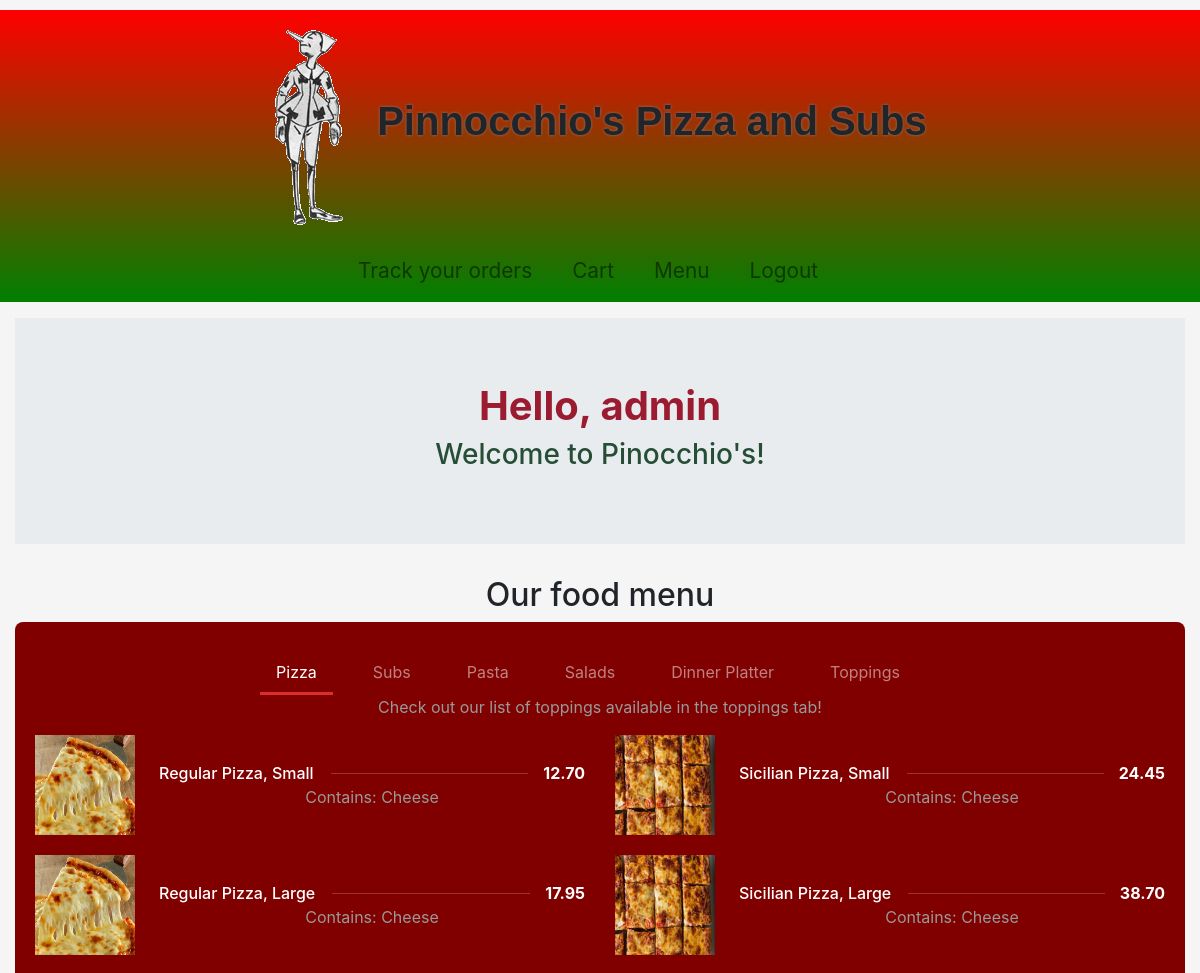
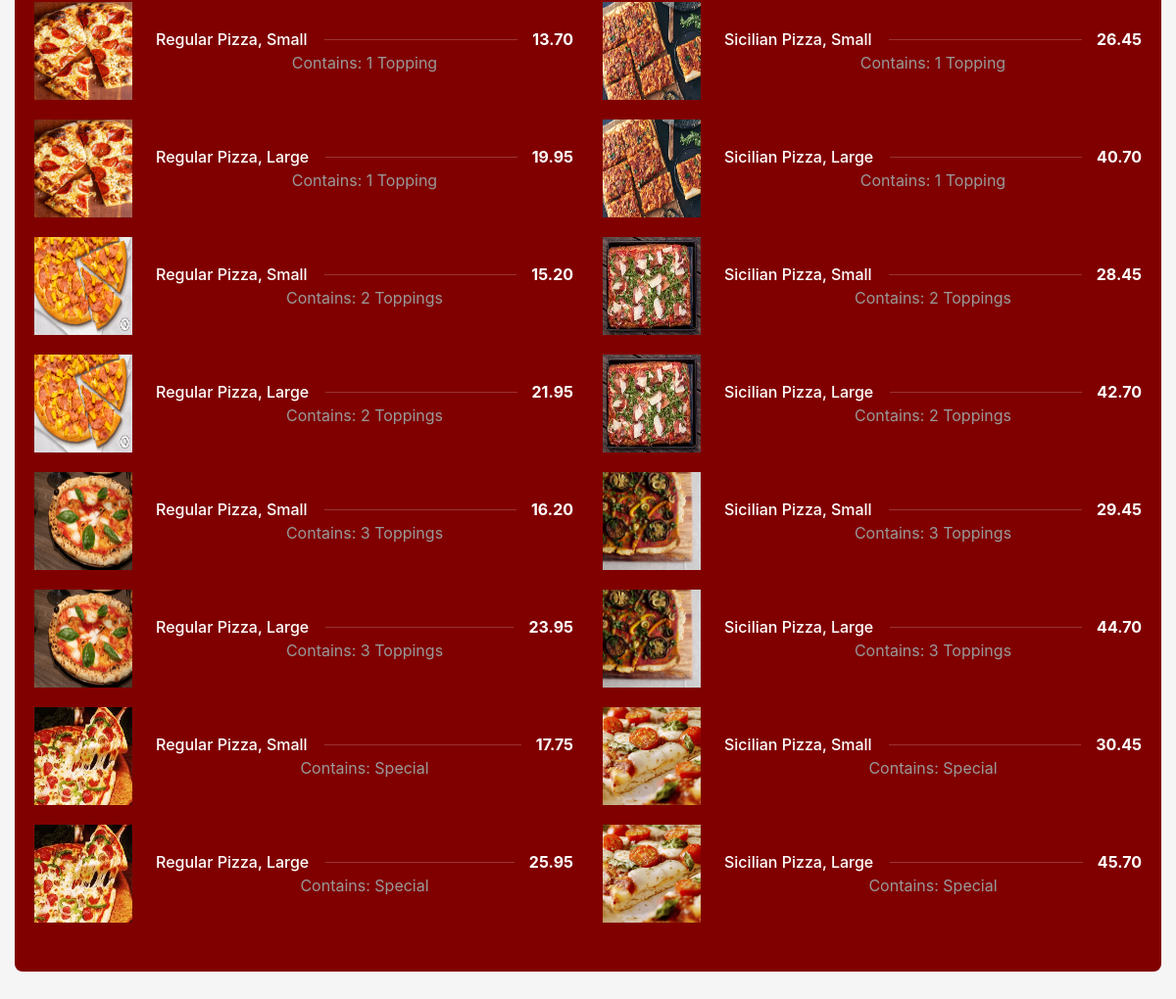
The app's page / (signed in) with its own data (2 pictures, top to bottom).
### orders/models.py (models this page shows)
class pizza(models.Model):
    Category = models.CharField(max_length=5,default='Pizza')
    Type =  models.CharField(max_length=30)
    Size = models.CharField(max_length=5) #Big or Small
    Details = models.CharField(max_length=10) #Cheese, 1,2,or 3 toppings, special
    Price = models.DecimalField(max_digits=4, decimal_places=2)

### orders/views.py (the view)
# urls.py: path("", views.index, name="index"),
def index(request):
    if not request.user.is_authenticated:
        return render(request,"login.html")
    pizza_entries = list(pizza.objects.all()) #force list to split half
    half = int(math.ceil(len(pizza_entries)/2))
    pizza1 = pizza_entries[:half]
    pizza2 = pizza_entries[half:]
    sub_entries = list(sub.objects.all()) #force list to split half
    half = int(math.ceil(len(sub_entries)/2))
    sub1 = sub_entries[:half]
    sub2 = sub_entries[half:]
    pasta_entries = list(pasta.objects.all()) #force list to split half
    half = int(math.ceil(len(pasta_entries)/2))
    pasta1 = pasta_entries[:half]
    pasta2 = pasta_entries[half:]
    salads_entries = list(salads.objects.all()) #force list to split half
    half = int(math.ceil(len(salads_entries)/2))
    salads1 = salads_entries[:half]
    salads2 = salads_entries[half:]
    dinnerPlatters_entries = list(dinnerPlatters.objects.all()) #force list to split half
    half = int(math.ceil(len(dinnerPlatters_entries)/2))
    dinnerPlatters1 = dinnerPlatters_entries[:half]
    dinnerPlatters2 = dinnerPlatters_entries[half:]
    toppings_entries = toppings.objects.all()
    half = int(math.ceil(len(toppings_entries)/2))
    toppings1 = toppings_entries[:half]
    toppings2 = toppings_entries[half:]
    order_entry = order.objects.filter(Name = request.user, Submitted= False)
    context = {
        "user" : request.user,
        "pizza1":  pizza1,
        "pizza2":  pizza2,
        "sub1":  sub1,
        "sub2":  sub2,
        "salads1":salads1,
        "salads2":salads2,
        "pasta1":pasta1,
        "pasta2":pasta2,
        "dinnerPlatters1":dinnerPlatters1,
        "dinnerPlatters2":dinnerPlatters2,
        "toppings": toppings_entries,
        "toppings1": toppings1,
        "toppings2": toppings2,
        "order_entry": order_entry
    }
    return render(request, 'user.html',context)

### orders/templates/user.html (shortened to what this page needs)
{% extends 'base.html' %}
{% load staticfiles %}
{% block body %}
<body class = 'text-center content_body'>
    <div class="navbar-div">
      <nav class="navbar navbar-expand-sm navbar-light nav-fill justify-content-center">
        <a class="navbar-brand" href="#">
        <img src="{% static 'assets/brand.gif' %}" alt=""></a>
        <h1>Pinnocchio's Pizza and Subs</h1>
      </nav>
      <nav class="navbar navbar-expand-sm navbar-light nav-fill">
        <div class="collapse navbar-collapse justify-content-center"  id="collapsibleNavbar">
          <ul class="navbar-nav">
            <li class="nav-item">
              <a class="nav-link" href="{% url 'trackorders' %}">Track your orders</a>
            </li>
            <li class="nav-item">
              <a class="nav-link" href="{% url 'cart' %}">Cart</a>
            </li>
            <li class="nav-item">
              <a class="nav-link" href="#">Menu</a>
            </li>
            <li class="nav-item">
              <a class="nav-link" href="{% url 'logout' %}">Logout</a>
            </li>
          </ul>
        </div>
      </nav>
    </div>
    <div class="container-fluid">
      <div class="jumbotron jumbotron-fluid">
        <h1><strong>Hello, {{user.username}}</strong></h1>
        <h3>Welcome to Pinocchio's!</h3>
      </div>
    </div>
    <div class="container-fluid" id='Menu'>
      <div class="center-title">
        <h2 >Our food menu</h2>
      </div>
      <div class="foodMenu">
        <div>
          <ul class="nav  tabs-menu-nav justify-content-center mb30" role="tablist">
              <li class="nav-item">
                <a class="nav-link active show" href="#pizza" aria-controls="pizza" data-toggle="tab" aria-selected="true">Pizza</a>
              </li>
              <li class="nav-item">
                <a class="nav-link" href="#Subs" aria-controls="Subs" data-toggle="tab" aria-selected="false">Subs</a>
              </li>
              <li class="nav-item">
                <a class="nav-link" href="#Pasta" aria-controls="Pasta" data-toggle="tab" aria-selected="false">Pasta</a>
              </li>
              <li class="nav-item">
                <a class="nav-link" href="#Salads" aria-controls="Salads" data-toggle="tab" aria-selected="false">Salads</a>
              </li>
              <li class="nav-item">
                <a class="nav-link" href="#dinnerPlatter" aria-controls="dinnerPlatter" data-toggle="tab" aria-selected="false">Dinner Platter</a>
              </li>
              <li class="nav-item">
                <a class="nav-link" href="#Toppings" aria-controls="Toppings" data-toggle="tab" aria-selected="false">Toppings</a>
              </li>
          </ul>
          <div class="tab-content">
              <div role="tabpanel" class="tab-pane fade active show" id="pizza">
                <p class="text-white-gray">Check out our list of toppings available in the toppings tab!</p>
                  <div class="row">
                      <div class="col-md-6 mb20">
                        {% for entry in pizza1 %}
                          <article class="media">
                              <a class = "pizzaEntry" href='#pizza1{{ forloop.counter }}' data-toggle="modal">
                                  <img class="mr-4" width="100" height="100" src="{% static 'assets/'|add:entry.Type|add:'_'|add:entry.Details|add:'.jpg' %}" alt="Menu title">
                              </a>
                            <div class="media-body align-self-center">
                                <div class="d-flex justify-content-between mb10">
                                    <h3 class="align-self-center text-capitalize mb0 h6 text-white font400">{{ entry.Type }}, {{entry.Size}}</h3>
                                    <div class="align-self-center">
                                        <strong class="text-white font700">{{ entry.Price }}</strong>
                                    </div>
                                </div>
                                <p class="mb-0">Contains: {{ entry.Details }}</p>
                            </div>
                          </article>
                        {% endfor %}
                      </div>
                      <div class="col-md-6 mb20">
                        {% for entry in pizza2 %}
                          <article class="media">
                              <a class = "pizzaEntry" href='#pizza2{{ forloop.counter }}' data-toggle="modal">
                                  <img class="mr-4" width="100" height="100" src="{% static 'assets/'|add:entry.Type|add:'_'|add:entry.Details|add:'.jpg' %}" alt="Menu title">
                              </a>
                            <div class="media-body align-self-center">
                                <div class="d-flex justify-content-between mb10">
                                    <h3 class="align-self-center text-capitalize mb0 h6 text-white font400">{{ entry.Type }}, {{entry.Size}}</h3>
                                    <div class="align-self-center">
                                        <strong class="text-white font700">{{ entry.Price }}</strong>
                                    </div>
                                </div>
                                <p class="mb-0">Contains: {{ entry.Details }}</p>
                            </div>
                          </article>
                        {% endfor %}
                      </div>
                  </div>
              </div>
          </div>
        </div>
      </div>
    </div>
</body>
{% endblock %}

### static/style.css (style rules this page uses)
body { display:flex; padding-top: 10px; padding-bottom: 40px; background-color: #f5f5f5; text-align: center; }
.content_body { flex-direction: column; }
.navbar-brand { margin-left:0rem; }
.navbar > h1 { margin-left: 1rem; font-weight: bolder; font-family: Arial, Helvetica, sans-serif; text-shadow: 0 0 3px grey; }
.jumbotron h1 { color: #9B1B30; }
.jumbotron h3 { color: #264E36; }
.jumbotron { text-align: center; }
.navbar-div { margin-left: 0rem; margin-right: 0rem; background-image: linear-gradient(red, green); font-size: 1.3rem; margin-bottom: 1rem; }
.nav-item { margin-right: 1.5rem; }
.foodMenu { padding: 30px 20px; background-color: maroon; border-radius: 8px; }
.foodMenu .media { margin-bottom: 20px; }
.foodMenu .media .d-flex { position: relative; }
.foodMenu .media .d-flex:before { content: ""; position: absolute; left: auto; right: 0; width: 100%; height: 1px; background-color: rgba(255, 255, 255, 0.2); top: 50%; }
.foodMenu .media h3 { position: relative; display: inline-block; margin-bottom: 0; padding-right: 1.07143rem; background-color: maroon; z-index: 2; }
.foodMenu .media strong { background-color: maroon; display: block; padding-left: 15px; z-index: 2; position: relative; }
.tabs-menu-nav > li > a { color: #fff; display: block; font-size: 16px; border-bottom: 3px solid transparent; opacity: 0.5; }
.tabs-menu-nav > li > a.active { opacity: 1; border-bottom-color: #db2e2e; }
.media-body, p { color: #999; }

### records on screen
pizza: Type+Details (picture), Type "Regular Pizza", Size "Small", Price "12.70", Details "Cheese"
pizza: Type+Details (picture), Type "Regular Pizza", Size "Large", Price "17.95", Details "Cheese"
pizza: Type+Details (picture), Type "Regular Pizza", Size "Small", Price "13.70", Details "1 Topping"
pizza: Type+Details (picture), Type "Regular Pizza", Size "Large", Price "19.95", Details "1 Topping"
pizza: Type+Details (picture), Type "Regular Pizza", Size "Small", Price "15.20", Details "2 Toppings"
pizza: Type+Details (picture), Type "Regular Pizza", Size "Large", Price "21.95", Details "2 Toppings"
pizza: Type+Details (picture), Type "Regular Pizza", Size "Small", Price "16.20", Details "3 Toppings"
pizza: Type+Details (picture), Type "Regular Pizza", Size "Large", Price "23.95", Details "3 Toppings"
pizza: Type+Details (picture), Type "Regular Pizza", Size "Small", Price "17.75", Details "Special"
pizza: Type+Details (picture), Type "Regular Pizza", Size "Large", Price "25.95", Details "Special"
pizza: Type+Details (picture), Type "Sicilian Pizza", Size "Small", Price "24.45", Details "Cheese"
pizza: Type+Details (picture), Type "Sicilian Pizza", Size "Large", Price "38.70", Details "Cheese"
pizza: Type+Details (picture), Type "Sicilian Pizza", Size "Small", Price "26.45", Details "1 Topping"
pizza: Type+Details (picture), Type "Sicilian Pizza", Size "Large", Price "40.70", Details "1 Topping"
pizza: Type+Details (picture), Type "Sicilian Pizza", Size "Small", Price "28.45", Details "2 Toppings"
pizza: Type+Details (picture), Type "Sicilian Pizza", Size "Large", Price "42.70", Details "2 Toppings"
pizza: Type+Details (picture), Type "Sicilian Pizza", Size "Small", Price "29.45", Details "3 Toppings"
pizza: Type+Details (picture), Type "Sicilian Pizza", Size "Large", Price "44.70", Details "3 Toppings"
pizza: Type+Details (picture), Type "Sicilian Pizza", Size "Small", Price "30.45", Details "Special"
pizza: Type+Details (picture), Type "Sicilian Pizza", Size "Large", Price "45.70", Details "Special"

### other values on screen
{{ user.username }} "admin"
